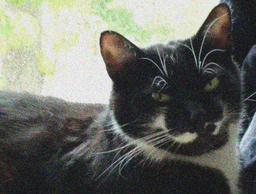
#> input picture Ex. 3/Eddy_noise.bmp, 256 x 194 px, shrunk from 1180 x 896 before the run
$ jupyter execute Approximate_gauss_filter.ipynb   (shell and % lines are left out)   (older library calls are emulated)
#> lines starting #> are read from the running program, lines starting #| are printed output that depends on the picture
# This Jupyter Notebook calculates an accurate and an approximate gauss filter

[cell 1]
from PIL import Image
import statistics as st
import random
import numpy as np
import time
import cv2
from PIL import Image
from matplotlib.pyplot import imshow
from skimage import metrics as ms

[cell 2]
def gauss(s, M, r):

    im = Image.open(s)
    width = im.size[0]
    height = im.size[1]
    pix = im.load()
    new_pix = []
    sm_r = 0
    sm_g = 0
    sm_b = 0
    g = []

    #Ignoring a border of 5 pixels
    if r == "accurate":
        for h in range(height-5):
            for w in range(width-5):
                for i in range(5):
                    for k in range(5):
                        b = tuple([q*M[i,k] for q in pix[w+k, h+i]])      #Multiply Matrix with tupel of rgb values
                        sm_r += b[0]
                        sm_g += b[1]
                        sm_b += b[2]
                new_pix.append(tuple([int(np.floor(sm_r/256)), int(np.floor(sm_g/256)), int(np.floor(sm_b/256))]))
                sm_r = 0
                sm_g = 0
                sm_b = 0

        d = 0
        for h in range(height-5):
            for w in range(width-5):
                pix[w+2, h+2] = new_pix[d]
                d += 1
        im.save('Eddy_noise_accurate_gauss.jpg')

    #Ignoring border
    if r == "approximate":
        hc = 0
        for h in range(int((height-5)/3)-3):
            wc = 0
            for w in range(int((width-6)/3)):
                for i in range(5):
                    for k in range(5):
                        b = tuple([q*M[i,k] for q in pix[wc+k, hc+i]])
                        sm_r += b[0]
                        sm_g += b[1]
                        sm_b += b[2]
                new_pix.append(tuple([int(np.floor(sm_r/256)), int(np.floor(sm_g/256)), int(np.floor(sm_b/256))]))
                sm_r = 0
                sm_g = 0
                sm_b = 0
                wc += 3
            hc += 3

        d = 0
        hc = 0

        #Give 3 pixels to the right and three pixels down the same value
        #E.g. pix[0,0] = pix[0, 1] = pix[0, 3] = pix[1, 0] = ... = pix[3, 3] = new_pix[0]
        for h in range(int((height-5)/3)-3):
            wc = 0
            for w in range(int((width-6)/3)):
                pix[wc+2, hc+2] = new_pix[d]
                pix[wc+3, hc+2] = new_pix[d]
                pix[wc+4, hc+2] = new_pix[d]

                pix[wc+2, hc+3] = new_pix[d]
                pix[wc+3, hc+3] = new_pix[d]
                pix[wc+4, hc+3] = new_pix[d]

                pix[wc+2, hc+4] = new_pix[d]
                pix[wc+3, hc+4] = new_pix[d]
                pix[wc+4, hc+4] = new_pix[d]
                d += 1
                wc += 3
            hc += 3
        im.save('Eddy_noise_approximate_gauss.jpg')

[cell 3]
#Calculate the PSNR
def calc_psnr(org, con):
    img1 = cv2.imread(org)
    img2 = cv2.imread(con)
    psnr = cv2.PSNR(img1, img2)

    return psnr

[cell 4]
#Calculate SSIM
def calc_ssim(org, con):
    img1 = cv2.imread(org)
    img2 = cv2.imread(con)
    ssim = ms.structural_similarity(img1, img2, multichannel=True)

    return ssim

[cell 5]
M = np.matrix('1 4 6 4 1; 4 16 24 16 4; 6 24 36 24 6; 4 16 24 16 4; 1 4 6 4 1')
s1 = time.time()
gauss('Eddy_noise.bmp', M, 'accurate')
#> in gauss, im is the input picture: PIL image 256x194 RGB; mean R, G, B 107.9, 110.1, 103
#> after the loop in gauss, `for h in range(height-5):`: new_pix = 47439 items
#> after the loop in gauss, `for h in range(height-5):`: d = 47439
#> in gauss, `im.save('Eddy_noise_accurate_gauss.jpg')`:
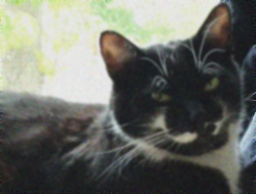
#> saved as Eddy_noise_accurate_gauss.jpg: PIL image 256x194 RGB; mean R, G, B 107.5, 109.6, 102.6
e1 = time.time()

s2 = time.time()
gauss('Eddy_noise.bmp', M, 'approximate')
#> call 2 of gauss, with s = 'Eddy_noise.bmp', M = array of shape (5, 5), r = 'approximate'
#> after the loop in gauss (call 2), `for h in range(int((height-5)/3)-3):`: hc = 180; new_pix = 4980 items, first 6: (226, 232, 210), (215, 227, 196), (201, 215, 170), (192, 211, 161), (184, 215, 134), (176, 210, 114)
#> after the loop in gauss (call 2), `for h in range(int((height-5)/3)-3):`: d = 4980; hc = 180
#> in gauss (call 2), `im.save('Eddy_noise_approximate_gauss.jpg')`:
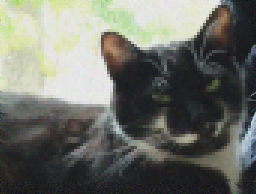
#> saved as Eddy_noise_approximate_gauss.jpg: PIL image 256x194 RGB; mean R, G, B 108.6, 110.8, 103.5
e2 = time.time()

print("Time it took for accurate gauss filter:", e1-s1)
print("Time it took for approximate gauss filter:", e2-s2, "\n")

print("PSNR for the accurate gauss filter:", calc_psnr('Eddy.bmp', 'Eddy_noise_accurate_gauss.jpg'))
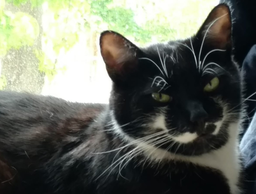
#> input picture Ex. 3/Eddy.bmp, 256 x 194 px, shrunk from 1180 x 896 before the run
#> in calc_psnr, img1 is the input picture: shape (194, 256, 3); mean B, G, R 99.5, 109.4, 105.6
#> in calc_psnr, `psnr = cv2.PSNR(img1, img2)`: psnr = 23.18
print("PSNR for the approximate gauss filter:", calc_psnr('Eddy.bmp', 'Eddy_noise_approximate_gauss.jpg'), "\n")

print("SSIM for the accurate gauss filter:", calc_ssim('Eddy.bmp', 'Eddy_noise_accurate_gauss.jpg'))
#> in calc_ssim, `ssim = ms.structural_similarity(img1, img2, multichannel=True)`: ssim = 0.768
print("SSIM for the approximate gauss filter:", calc_ssim('Eddy.bmp', 'Eddy_noise_approximate_gauss.jpg'), "\n")
